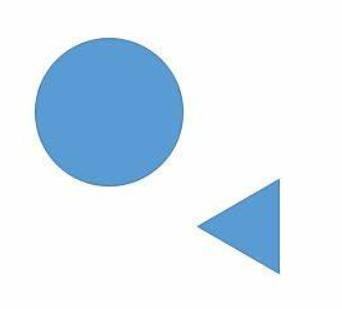
#> input picture lunkuo/yuan_.jpg, 342 x 309 px
$ python zhongxin.py
#> lines starting #> are read from the running program, lines starting #| are printed output that depends on the picture; after the words box and inside, x2 and y2 are one past the last pixel; in counts of white or black regions, pixels touching at a corner belong together
import cv2
import matplotlib.pyplot as plt
bgr_img='./yuan_.jpg'

img = cv2.imread(bgr_img)
#> img is the input picture: shape (309, 342, 3); mean B, G, R 244.7, 233.5, 220.4
plt.subplot(1,2,1)
# plt.imshow(img)
gray_img = cv2.imread(bgr_img,0)
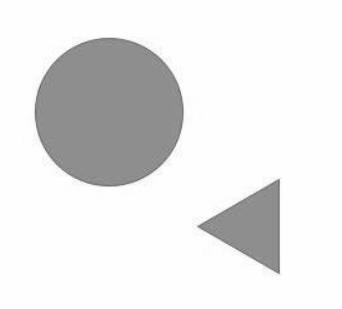
#> gray_img: shape (309, 342); min 98, max 255, mean 230.9
plt.imshow(gray_img)
# print('gray_img',gray_img)
th, binary = cv2.threshold(gray_img, 254, 255, cv2.THRESH_OTSU)
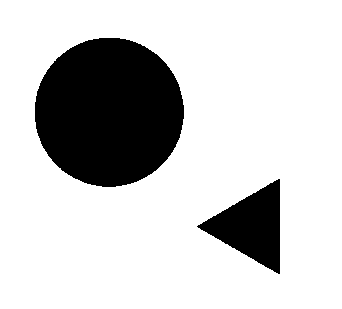
#> binary: shape (309, 342); 79.6% white; 2 black regions
#> th = 197
contours, hierarchy = cv2.findContours(binary, cv2.RETR_TREE, cv2.CHAIN_APPROX_SIMPLE)
#> contours = 3 contours; box (x1, y1, x2, y2) and area: (0, 0, 342, 309) 105028, (34, 37, 185, 188) 17675, (196, 178, 281, 275) 4174
M =cv2.moments(contours[0])
#> M = moments, m00 105028, centre m10/m00, m01/m00 = (170.5, 154)
print(M)
#> (printed output is left out)
cx=int(M['m10']/M['m00'])
#> cx = 170
cy=int(M['m01']/M['m00'])
#> cy = 154
print(cx)
#| 170
print(cy)
#| 154

$ run again, with lunkuo/OIP-C.jpg copied over lunkuo/yuan_.jpg
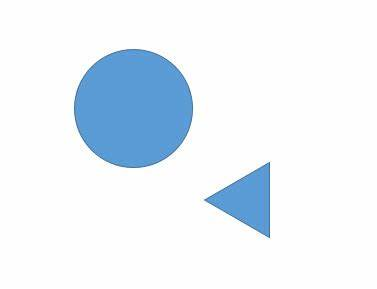
#> input picture lunkuo/OIP-C.jpg, 377 x 289 px
#> img is the input picture: shape (289, 377, 3); mean B, G, R 248.2, 241.3, 233.2
#> `gray_img = cv2.imread(bgr_img,0)`:
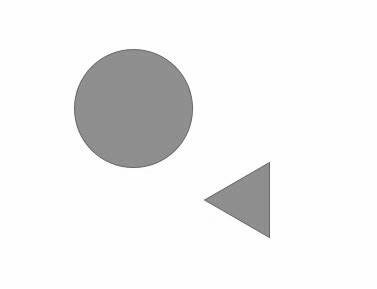
#> gray_img: shape (289, 377); min 76, max 255, mean 239.7
#> `th, binary = cv2.threshold(gray_img, 254, 255, cv2.THRESH_OTSU)`:
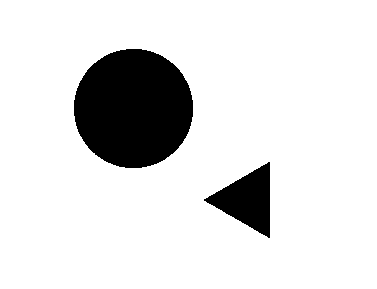
#> binary: shape (289, 377); 87.4% white; 2 black regions
#> th = 197
#> contours = 3 contours; box (x1, y1, x2, y2) and area: (0, 0, 377, 289) 108288, (73, 48, 194, 169) 11340, (203, 161, 271, 239) 2670
#> M = moments, m00 108288, centre m10/m00, m01/m00 = (188, 144)
#> (printed output is left out)
#> cx = 188
#> cy = 144
#| 188
#| 144

$ run again, with lunkuo/apple.jpg copied over lunkuo/yuan_.jpg
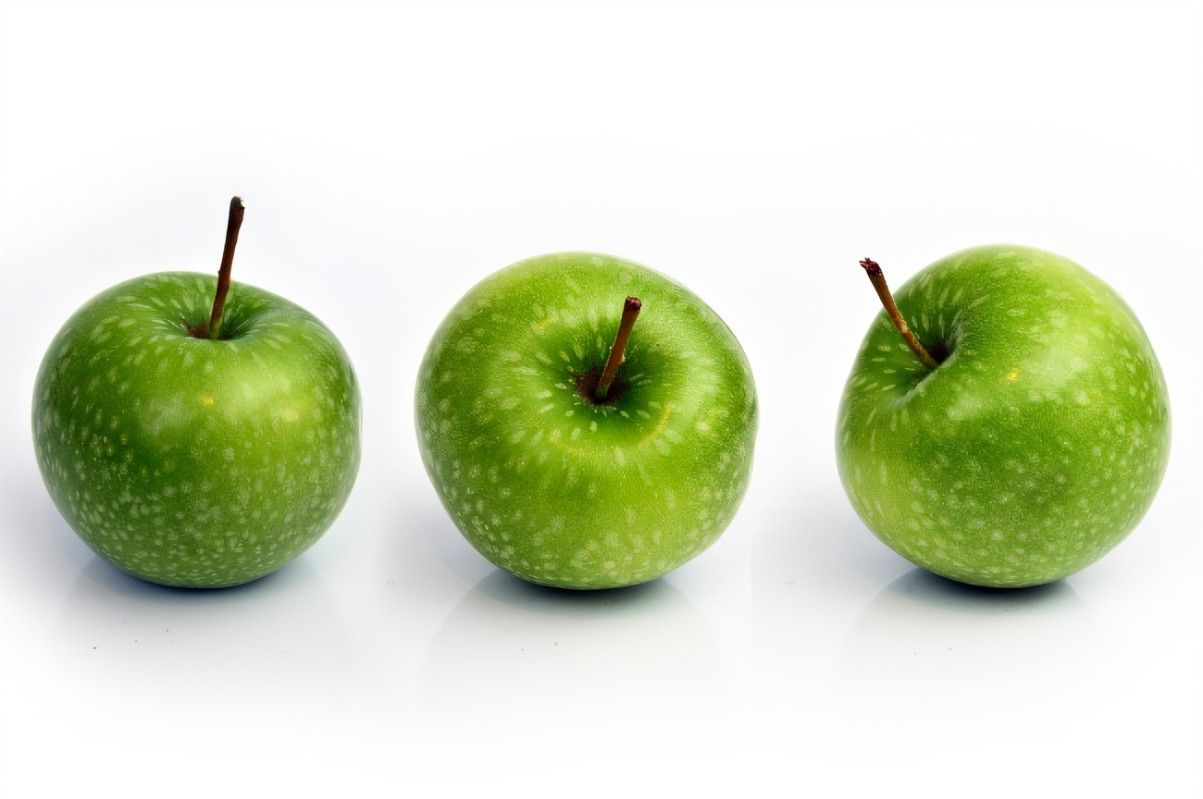
#> input picture lunkuo/apple.jpg, 1203 x 799 px
#> img is the input picture: shape (799, 1203, 3); mean B, G, R 189.5, 218.8, 209.3
#> `gray_img = cv2.imread(bgr_img,0)`:
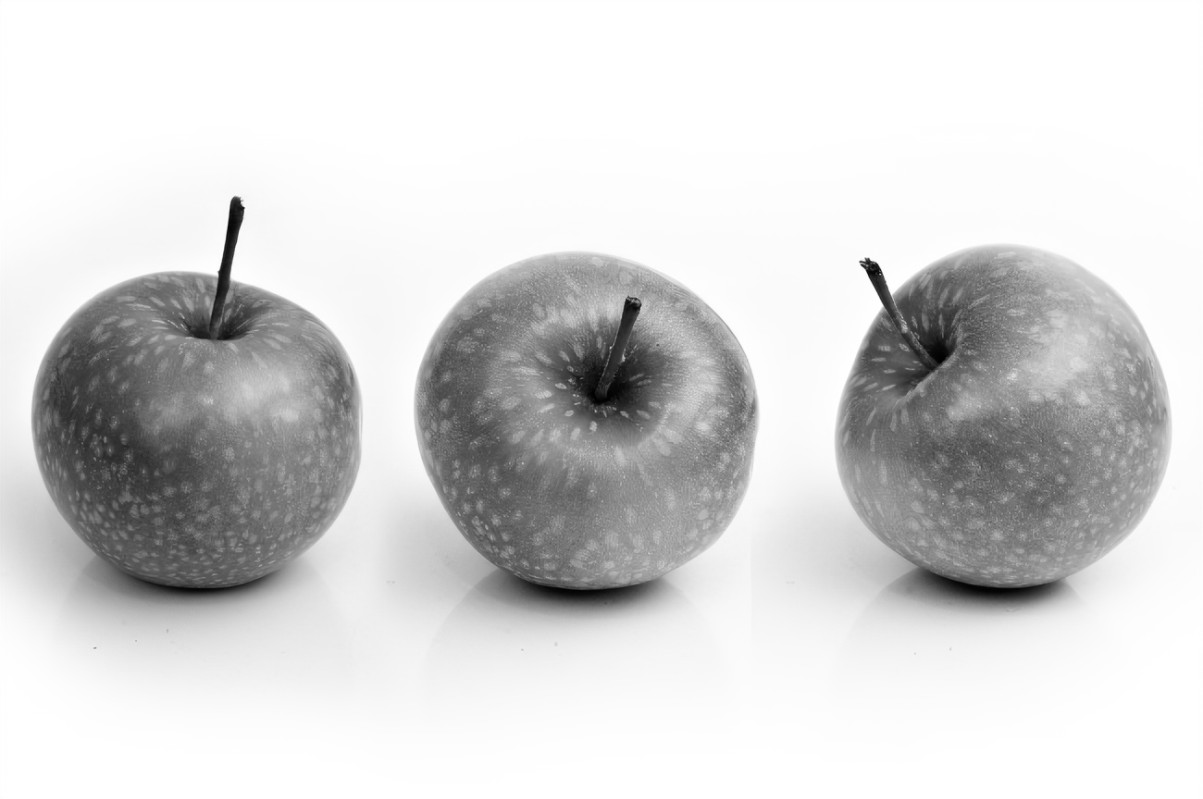
#> gray_img: shape (799, 1203); min 0, max 255, mean 212.6
#> `th, binary = cv2.threshold(gray_img, 254, 255, cv2.THRESH_OTSU)`:
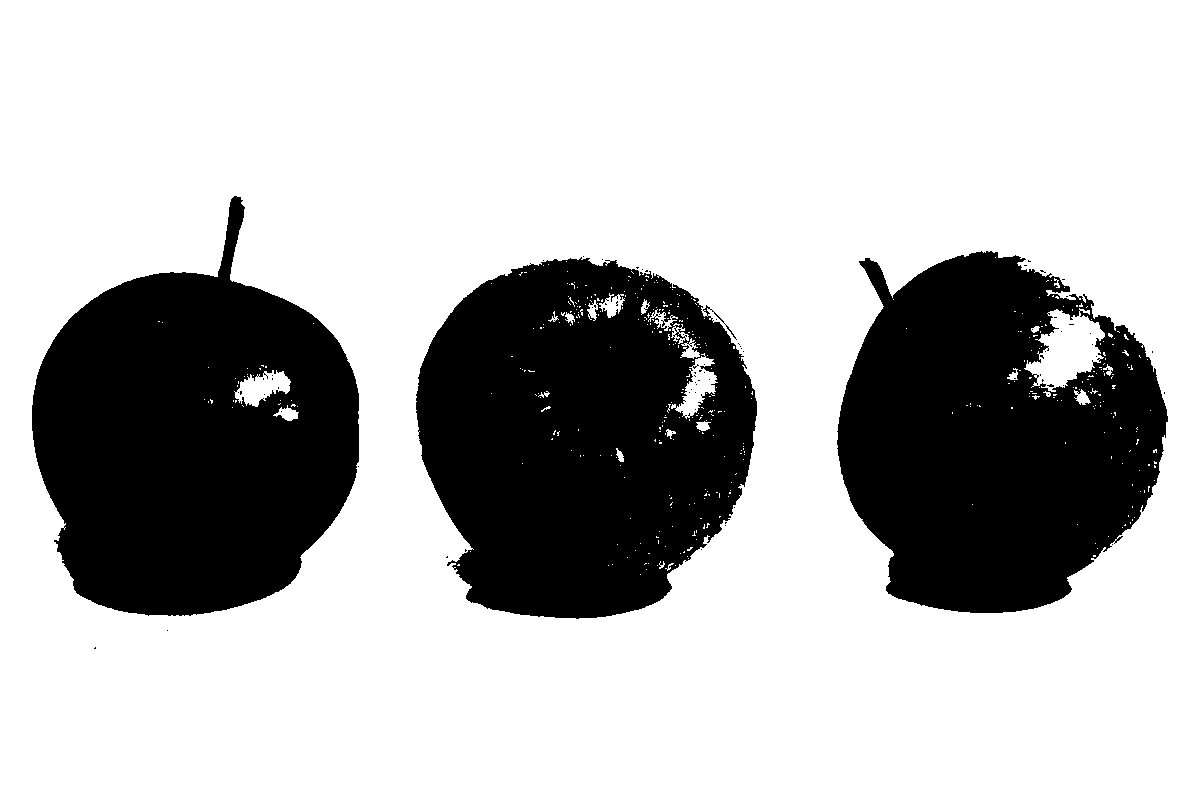
#> binary: shape (799, 1203); 72.1% white; 74 black regions (71 under 20 px)
#> th = 185
#> contours = 562 contours, 534 with area under 20; largest, box (x1, y1, x2, y2) and area: (0, 0, 1203, 799) 959196, (415, 256, 758, 620) 96322, (31, 195, 360, 617) 91938, (836, 250, 1169, 614) 90502, (1024, 308, 1105, 392) 3572
#> M = moments, m00 959196, centre m10/m00, m01/m00 = (601, 399)
#> (printed output is left out)
#> cx = 601
#> cy = 399
#| 601
#| 399
